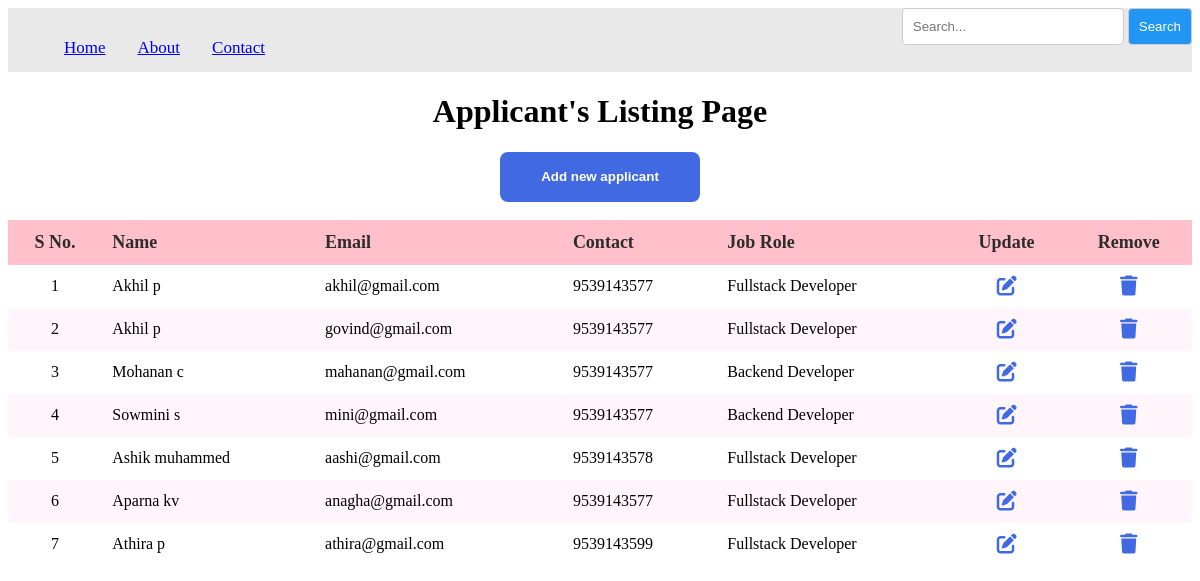
Screenshot of /jobapp/ with the database file from the repository.
### jobapp/models.py (models this page shows, shortened)
class JobApplication(models.Model):
    def validate_firstname(firstname):
        nameregex = r"^[A-Za-z]+( [A-Za-z]+)?( [A-Za-z]+)?$"
        matchs = re.match(nameregex, firstname)
        if (
            (firstname == "")
            or (firstname is None)
            or (matchs is None)
            or (len(firstname) <= 3)
            or (len(firstname) >= 25)
        ):
            raise ValidationError(f"{firstname} is invalid")
    def validate_phonenumber(phonenumber):
        phonepattern = r"^\d{10}$"
        matchs = re.match(phonepattern, phonenumber)
        if (phonenumber == "") or (matchs is None):
            raise ValidationError(f"{phonenumber} is invalid")
    def validate_dob(dob):
        today = date.today()
        time_diff = (today - dob).days / 365.25
        if dob == "" or dob == None or int(time_diff) < 18:
            raise ValidationError(
                "invalid date of birth , age must be minimum 18 years old"
            )
    first_name = models.CharField(
        max_length=25, null=False, validators=[validate_firstname]
    )
    last_name = models.CharField(max_length=25, null=True, blank=True)
    Country_choice = [("india", "+91"), ("canada", "+1")]
    country_code = models.CharField(
        max_length=20, choices=Country_choice, default="+91", null=False
    )
    phone_no = models.CharField(
        max_length=10, null=False, validators=[validate_phonenumber]
    )
    email = models.EmailField(max_length=50, unique=True, null=False)
    date_of_birth = models.DateField(null=False, validators=[validate_dob])
    Gender_choices = [("Male", "Male"), ("Female", "Female"), ("Other", "Other")]
    gender = models.CharField(
        max_length=6, choices=Gender_choices, default="Male", null=True
    )
    Jobrole_choices = [
        ("", "Choose a Job Role"),
        ("Frontend Developer", "Frontend Developer"),
        ("Backend Developer", "Backend Developer"),
        ("Fullstack Developer", "Fullstack Developer"),
        ("DevOps Engineer", "DevOps Engineer"),
        ("Ui/UX Designer", "Ui/UX Designer"),
    ]
    job_role = models.CharField(max_length=19, choices=Jobrole_choices, null=False)
    Qualification_choices = [
        ("", "Choose a Course"),
        ("BCA", "BCA"),
        ("Btech", "Btech"),
        ("MCA", "MCA"),
        ("MTech", "Mtech"),
    ]
    qualification = models.CharField(
        max_length=5, choices=Qualification_choices, null=False
    )
    Experience_year_choices = [
        ("", "Years"),
        ("fresher", "fresher"),
        ("1year", "1 year"),
        ("2year", "2 year"),
        ("3year", "3 year"),
        ("4plusyear", "4+ year"),
    ]
    experience_year = models.CharField(
        max_length=9, choices=Experience_year_choices, null=False
    )
    Experience_month_choices = [
        ("", "Months"),
        ("0month", "0 month"),
        ("1month", "1 month"),
        ("2month", "2 month"),
        ("3month", "3 month"),
        ("4month", "4 month"),
        ("5month", "5 month"),
    ]
    experience_month = models.CharField(
        max_length=6, choices=Experience_month_choices, null=False
    )
    address = models.CharField(max_length=100, null=True, blank=True)
    streetname = models.CharField(max_length=100, null=True, blank=True)
    city = models.CharField(max_length=20, null=True, blank=True)
    state = models.CharField(max_length=40, null=True, blank=True)
    country = models.CharField(max_length=40, null=True, blank=True)
    zipcode = models.TextField(max_length=6, null=True, blank=True)

### jobapp/views.py (the view)
# urls.py: path("", views.Applicants_List_View.as_view(), name="home"),
class Applicants_List_View(ListView):
    model = JobApplication
    template_name = "applicants_list.html"
    def get(self, request):
        applicants = JobApplication.objects.all().order_by("-id")
        return render(request, self.template_name, {"applicants": applicants})

### jobapp/templates/applicants_list.html (shortened to what this page needs)
<!DOCTYPE html>
{% load static %}
<html lang = "en">
<head>
    <link rel = "stylesheet" href = "{% static "css/list.css" %}">
    <link rel="stylesheet" href="{% static "css/nav.css" %}">
    <link rel = "stylesheet" href = "https://cdnjs.cloudflare.com/ajax/libs/font-awesome/6.4.2/css/all.min.css" />
</head>
<header>
    <div class="nav-bar">
        <div class="menu">
          <ul>
            <li><a href="#">Home</a></li>
            <li><a href="#">About</a></li>
            <li><a href="#">Contact</a></li>
          </ul>
        </div>
        <div class="search-bar">
          <input type="text" placeholder="Search...">
          <button type="submit">Search</button>
        </div>
    </div>
</header>
<body>
<div class = "container">
<div class = "container">
        <div class = "box">
           <h1 class ="heading">Applicant's Listing Page</h1>
        </div>
        <div class = "button-container">
            <a href = "{% url 'create' %}" >
                <button class = "addbutton" type = "submit" value = "submit"><strong>Add new applicant</strong></button>
            </a>
        </div>
        <br>
        <table class = "table-container">
            <tr>
                <th class = "th-align">S No.</th>
                <th>Name</th>
                <th>Email</th>
                <th>Contact</th>
                <th>Job Role</th>
                <th class = "th-align" >Update</th>
                <th class = "th-align" >Remove</th>
            </tr>
            {% for d in applicants %}
                <tr>
                    <td style = "text-align:center"> {{forloop.counter}} </td>
                    <td> {{d.first_name }} {{d.last_name}} </td>
                    <td> {{d.email }} </td>
                    <td> {{d.phone_no }} </td>
                    <td> {{d.job_role}} </td>
                    <td class = "opt"><a href = "{% url 'update' d.id %} " ><i class = "fa-solid fa-pen-to-square"></i></td>
                    <td class = "opt"><a href = "{% url 'delete' d.id %}" ><i class = "fa-solid fa-trash"></i></td>
                </tr>
            {% endfor %}
        </table>
</div>
</body>
</html>

### jobapp/static/css/list.css (style rules this page uses)
table { width: 100%; }
.container { width: 100%; }
h1.heading { text-align: center; display: flex; justify-content: center; }
.table-container { border-collapse:collapse; }
.container td,.container th { border: none; padding: 10px; }
.container th { padding-top: 12px; padding-bottom: 12px; text-align: left; background-color: pink; color: rgb(44, 44, 44); font-size: 18px; }
.button-container { text-align: center; }
button.addbutton { text-align: center; background-color: royalblue; border: transparent solid 2px; color: white; border-radius: 8px; width: 200px; height: 50px; justify-content: center; font-family: sans-serif; }
th.th-align { text-align: center; }
td.opt { text-align: center; font-size: 20px; }
.fa-solid, .fas { font-weight: 900; color: royalblue; }
tr:nth-child(odd) { background-color:#fff5fb; }

### jobapp/static/css/nav.css (style rules this page uses)
.nav-bar { overflow: hidden; background-color: #e9e9e9; }
.menu { float: left; }
.menu li { float: left; display: block; padding: 14px 16px; text-decoration: none; font-size: 17px; }
.search-bar { float: right; }
.search-bar input { width: 200px; padding: 10px; border: 1px solid #ccc; border-radius: 4px; }
.search-bar button { padding: 10px; border: 1px solid #ccc; border-radius: 4px; background-color: #2196F3; color: white; }

### rows the page displays
JobApplication: first_name "Akhil", last_name "p", email "akhil@gmail.com", phone_no "9539143577", job_role "Fullstack Developer"
JobApplication: first_name "Akhil", last_name "p", email "govind@gmail.com", phone_no "9539143577", job_role "Fullstack Developer"
JobApplication: first_name "Mohanan", last_name "c", email "mahanan@gmail.com", phone_no "9539143577", job_role "Backend Developer"
JobApplication: first_name "Sowmini", last_name "s", email "mini@gmail.com", phone_no "9539143577", job_role "Backend Developer"
JobApplication: first_name "Ashik", last_name "muhammed", email "aashi@gmail.com", phone_no "9539143578", job_role "Fullstack Developer"
JobApplication: first_name "Aparna", last_name "kv", email "anagha@gmail.com", phone_no "9539143577", job_role "Fullstack Developer"
JobApplication: first_name "Athira", last_name "p", email "athira@gmail.com", phone_no "9539143599", job_role "Fullstack Developer"
